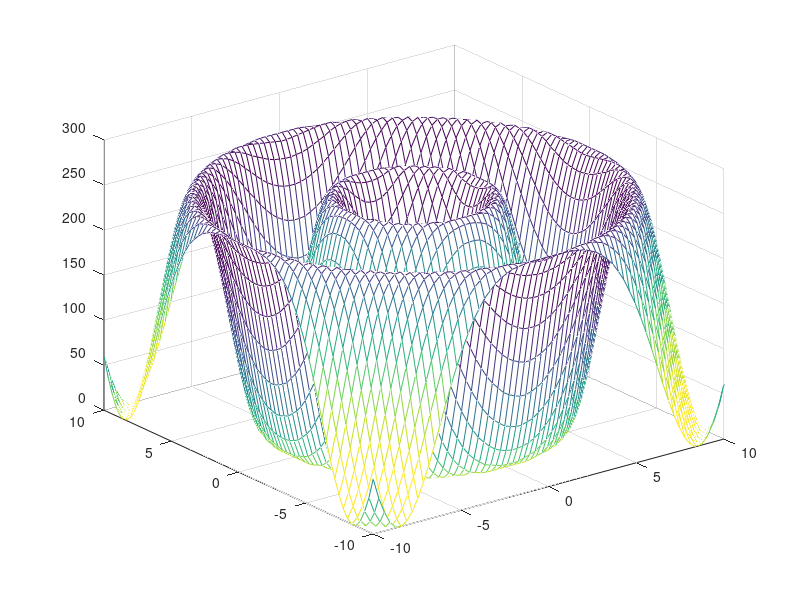

The MATLAB script that drew this image: (Note: this script raises an error after producing the figure.)
function prepareAndDraw( )
    [x,y] = meshgrid(-10:20/63:10);
    R = zeros(500, 64, 64);
    for t=0:2e-2:(10-2e-2)
       R(ceil(t/(2e-2)+0.1),:,:) = round(((cos(sqrt((x).^2+(y).^2)-t) + 1)/2)*255);
    end
    h=mesh(x,y,squeeze(R(1,:,:)));

    for i=1:500
        drawnow
        set(h,'ZData',squeeze(R(i,:,:)));
    end
    
    csvwrite('symetricWave.dat',R)
end

